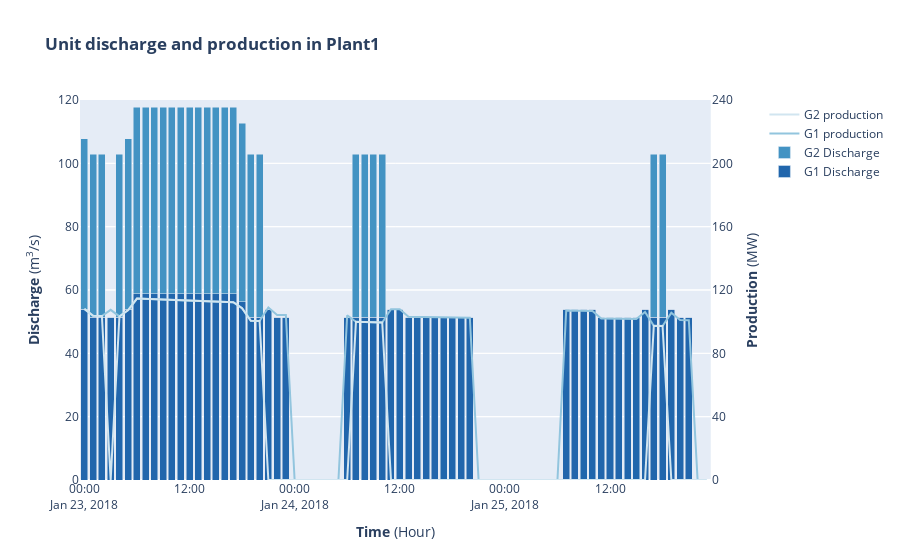

Write notebook code for a chart like this one.
### Code cell
# Plotting discharge and production results from Plant 1

# Retrieving discharge results on generators
G1_discharge=shop.model.generator.Plant1_Generator1.discharge.get()
G2_discharge=shop.model.generator.Plant1_Generator2.discharge.get()

# Retrieving production results on generators
G1_production=shop.model.generator.Plant1_Generator1.production.get()
G2_production=shop.model.generator.Plant1_Generator2.production.get()

# Preparing for secondary y axis by calling make_subplots function
coloraxis = px.colors.sequential.RdBu_r
#coloraxis=["rgb(0, 200, 30)","rgb(0, 200, 60)","rgb(0, 200, 90)","rgb(0, 200, 120)","rgb(0, 200, 150)","rgb(0, 200, 180)","rgb(0, 200, 210)","rgb(0, 200, 255)"]
#print(coloraxis)
fig = make_subplots(specs=[[{"secondary_y": True}]])
fig.add_trace(go.Bar(x=G1_discharge.index, y=G1_discharge.values, name="G1 Discharge", marker_color=coloraxis[1]), secondary_y=False)
fig.add_trace(go.Bar(x=G2_discharge.index, y=G2_discharge.values, name="G2 Discharge", marker_color=coloraxis[2]), secondary_y=False)
fig.add_trace(go.Scatter(x=G1_production.index, y=G1_production.values, name="G1 production", marker_color=coloraxis[3]), secondary_y=True)
fig.add_trace(go.Scatter(x=G2_production.index, y=G2_production.values, name="G2 production", marker_color=coloraxis[4]), secondary_y=True)
fig.update_layout(title_text="<b>Unit discharge and production in Plant1</b>", barmode="stack")
fig.update_xaxes(title_text="<b>Time</b> (Hour)")
fig.update_yaxes(title_text="<b>Discharge</b> (m<sup>3</sup>/s)", secondary_y=False, range=[0, 120], tick0=20, dtick=20)
fig.update_yaxes(title_text="<b>Production</b> (MW)", secondary_y=True, range=[0, 240], tick0=40, dtick=40)

fig.show()
